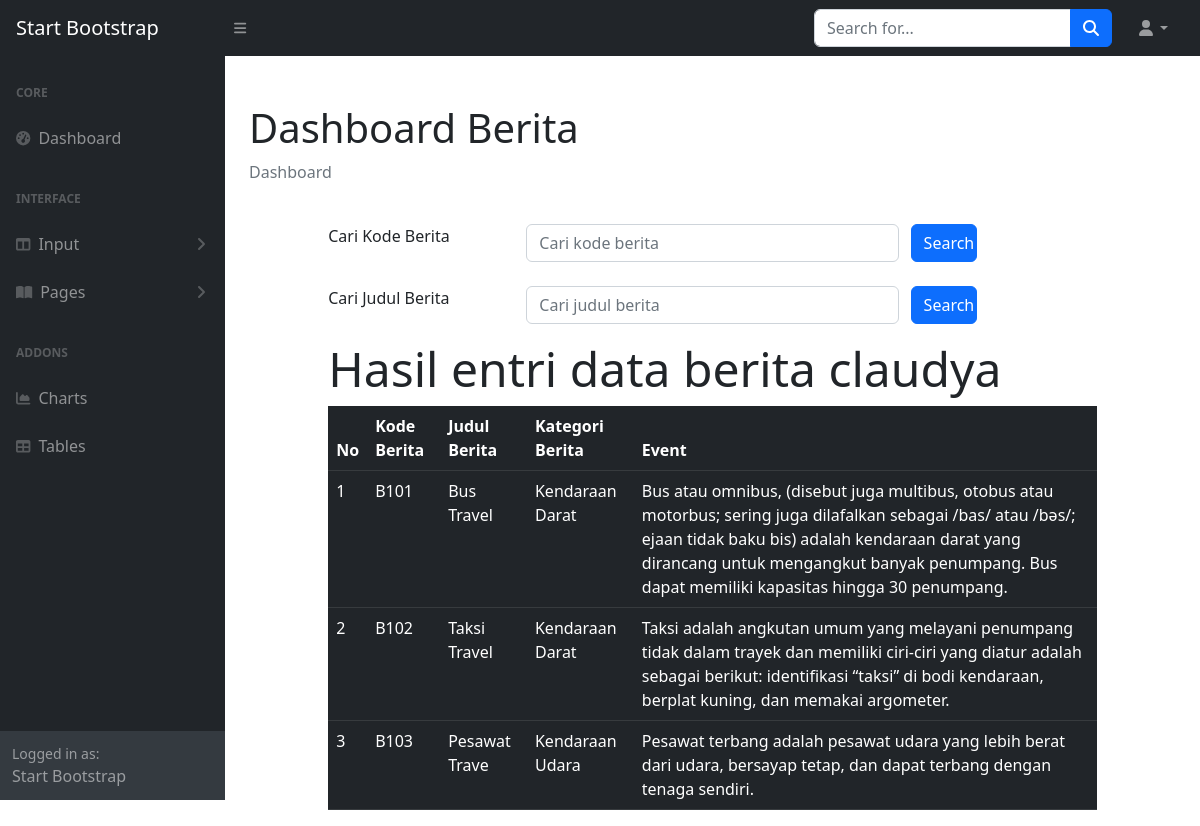
The app's page /ADMIN/daftarberita.php with its own data.
### tables this page shows
CREATE TABLE `claudya` (
  `berita0049` char(11) NOT NULL,
  `beritaclau` varchar(120) NOT NULL,
  `kategoriberita0049` varchar(120) NOT NULL,
  `event0049` text NOT NULL
);

### ADMIN/daftarberita.php (the view, shortened to what this page needs)
<!DOCTYPE html>
<!DOCTYPE html>
<html>
<?php  include "INCLUDE/head.php"?>
    <body class="sb-nav-fixed">'
    <?php include "INCLUDE/nav.php";?>
        <div id="layoutSidenav">
         <?php include "INCLUDE/menu.php"?>
            <div id="layoutSidenav_content">
                <main>
                    <div class="container-fluid px-4">
                        <h1 class="mt-4">Dashboard Berita</h1>
                        <ol class="breadcrumb mb-4">
                            <li class="breadcrumb-item active">Dashboard</li>
                        </ol>
<?php
    include "INCLUDE/config.php";
?>
<body>
<div class="row">
<div class="col-sm-1">
</div>
<div class="col-sm-10">
<form method = "POST">
<div class="form-group row mb-2">
<label for = "search" class="col-sm-3">Cari Kode Berita </label>
<div class="col-sm-6">
      <input type ="text" name="search" class="form-control" id="search"
      value="<?php if(isset($_POST["search"])) {echo $_POST ["search"];}?>"
      placeholder="Cari kode berita">
</div>
      <input type="submit" name="kirim" class="col-sm-1 btn btn-primary" value="Search">
</div>
</form>
<form method = "POST">
<div class="form-group row mb-2">
<label for = "searchnama" class="col-sm-3">Cari Judul Berita </label>
<div class="col-sm-6">
      <input type ="text" name="searchnama" class="form-control" id="searchnama"
      value="<?php if(isset($_POST["searchnama"])) {echo $_POST ["searchnama"];}?>"
      placeholder="Cari judul berita">
</div>
      <input type="submit" name="kirimnama" class="col-sm-1 btn btn-primary" value="Search">
</div>
</form>
<div class="jumbotron">
        <h2 class="display-5">Hasil entri data berita claudya</h2>
</div>
<table class="table table-dark table-hover">
  <thead>
    <tr>
      <th scope="col">No</th>
      <th scope="col">Kode Berita</th>
      <th scope="col">Judul Berita</th>
      <th scope="col">Kategori Berita</th>
      <th scope="col">Event</th>
    </tr>
  </thead>
  <tbody>
<?php
    if (isset($_POST['kirim']))
{
  $search = $_POST ['search'];
  $query =mysqli_query ($connection, "select claudya. * from claudya
        where berita0049 like '%".$search."%'");
}
else if (isset($_POST['kirimnama'])) {
  $searchnama = $_POST ['searchnama'];
  $query =mysqli_query ($connection, "select claudya. * from claudya
              where beritaclau like '%".$searchnama."%'");
}
else {
  $query =mysqli_query ($connection, "select claudya. * from claudya");
}
    $nomor = 1;
    while ($row = mysqli_fetch_array($query))
    {
?>
    <tr>
      <td><?php echo $nomor; ?></td>
      <td><?php echo $row ['berita0049']; ?></td>
      <td><?php echo $row ['beritaclau']; ?></td>
      <td><?php echo $row ['kategoriberita0049']; ?></td>
      <td><?php echo $row ['event0049']; ?></td>
    </tr>
    <?php $nomor = $nomor + 1; ?>
    <?php } ?>
 </tbody>
 </table>
 </div>
</div>
</body>
</html>

### records on screen
claudya: berita0049 "B101", beritaclau "Bus Travel", kategoriberita0049 "Kendaraan Darat", event0049 "Bus atau omnibus, (disebut juga multibus, otobus atau motorbus; sering juga dilafalkan sebagai /bas/ atau /bəs/; ejaan tidak baku bis) adalah kendaraan darat yang dirancang untuk mengangkut banyak penumpang. Bus dapat memiliki kapasitas hingga 30 penumpang."
claudya: berita0049 "B102", beritaclau "Taksi Travel", kategoriberita0049 "Kendaraan Darat", event0049 "Taksi adalah angkutan umum yang melayani penumpang tidak dalam trayek dan memiliki ciri-ciri yang diatur adalah sebagai berikut: identifikasi “taksi” di bodi kendaraan, berplat kuning, dan memakai argometer."
claudya: berita0049 "B103", beritaclau "Pesawat Trave", kategoriberita0049 "Kendaraan Udara", event0049 "Pesawat terbang adalah pesawat udara yang lebih berat dari udara, bersayap tetap, dan dapat terbang dengan tenaga sendiri."
